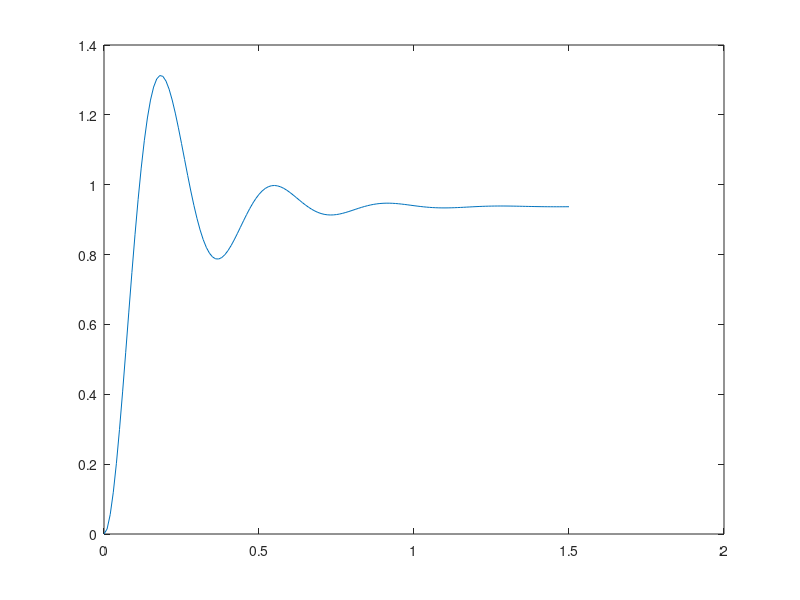
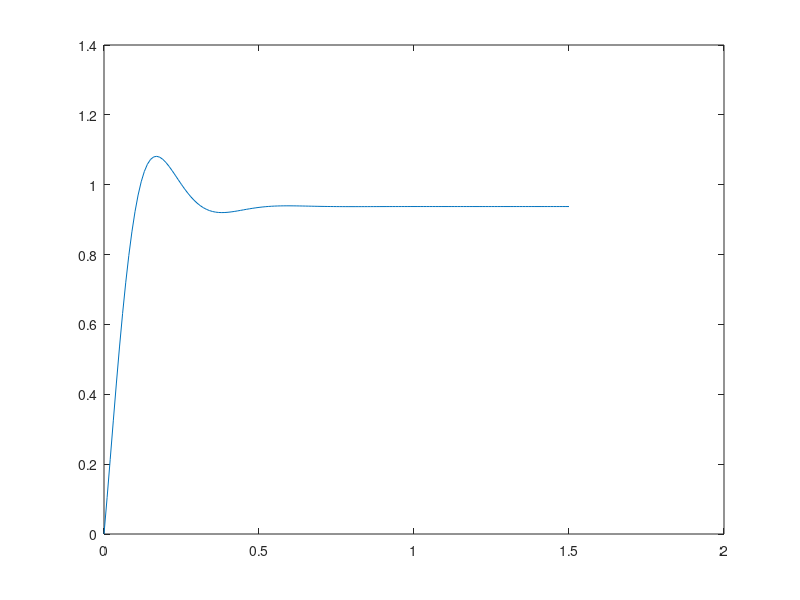
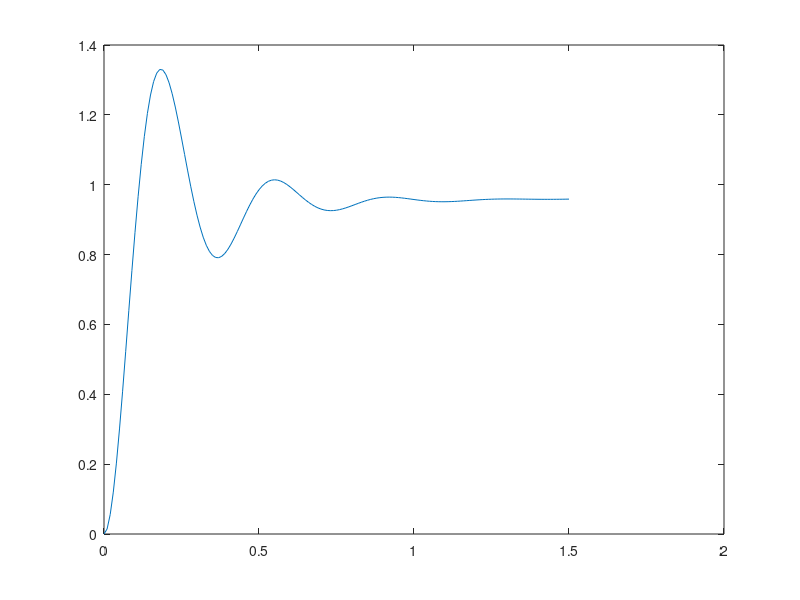
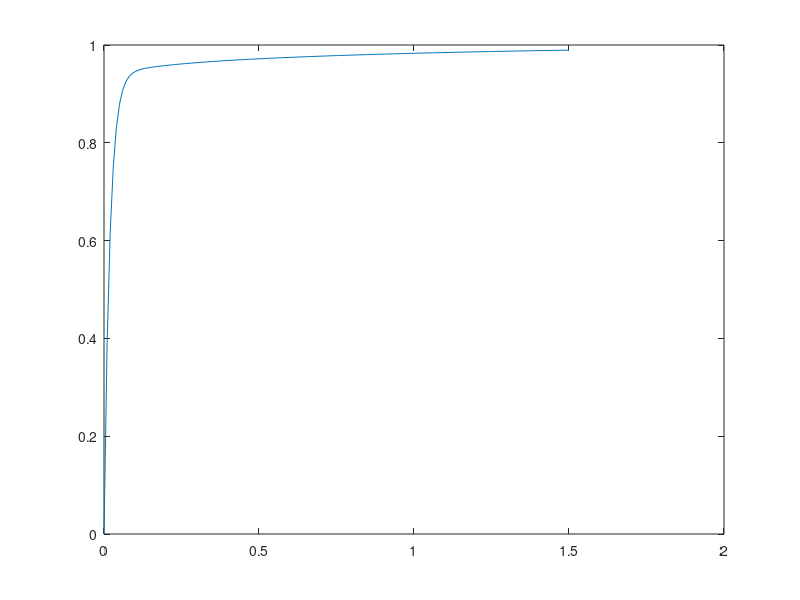

MATLAB code for these plots, in order:

% Plant parameters
m = 1; % kg
b = 10; % N s/m
k = 20; % N/m
F = 1; % N

% Transfer fucntion(open loop) of basic spring mass damper system
s = tf('s'); 
plant = 1/(m*s^2 + b*s + k);

% open-loop step response
% figure(1);
% step(plant);

% open-loop step response at user defined time stamps
t = 0:0.01:1.5;
x = step(plant,t);

% figure(2);
% plot(t,x);

% closed-loop system transfer function step-responses

% P contoller
kp = 300; 
P = kp;
plant_P = plant*P;
plant_cl = feedback(plant_P,1);

figure(3);
x_p = step(plant_cl,t);
plot(t,x_p);

% PD controller
kp = 300;
kd = 10;
PD = kp + kd*s;
plant_PD = plant*PD;
plant_cl = feedback(plant_PD,1);

figure(4);
x_pd = step(plant_cl,t);
plot(t,x_pd);

% PI controller
kp = 300;
ki = 70;
PI = kp + ki/s;
plant_PI = plant*PI;
plant_cl = feedback(plant_PI,1);

figure(5);
x_pi = step(plant_cl,t);
plot(t,x_pi);

% PID controller
kp = 350;
ki = 300;
kd = 50;
PID = kp + kd*s + ki/s;
plant_PID = plant*PID;
plant_cl = feedback(plant_PID,1);

figure(6);
x_pid = step(plant_cl,t);
plot(t,x_pid);
